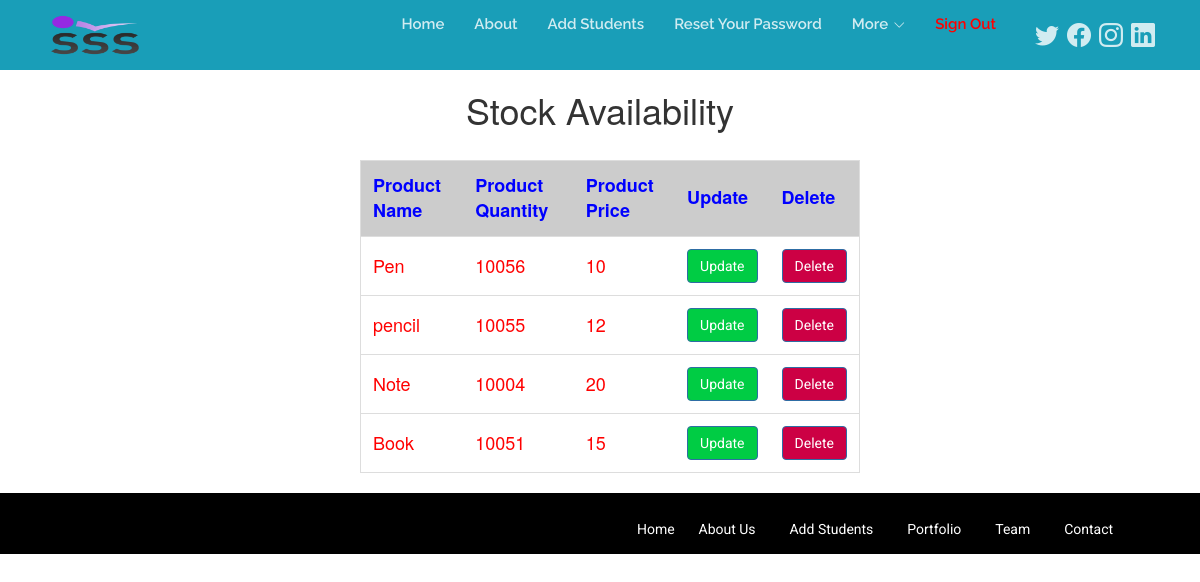
Screenshot of /Admin/stockview.php (signed in) with the database file from the repository.
### tables this page shows
CREATE TABLE `adminstock` (
  `ID` int(11) NOT NULL,
  `product_name` varchar(255) DEFAULT NULL,
  `product_quantity` varchar(25) DEFAULT NULL,
  `product_price` varchar(25) DEFAULT NULL,
  `last_updated_time` timestamp NULL DEFAULT current_timestamp()
);

### Admin/stockview.php (the view, shortened to what this page needs)
<?php
 require_once "config.php";
$result = $pdo->query("SELECT * FROM adminstock ");
include("Navigation.php")
?>
<link rel="stylesheet" href="search.css">
<div align="center">
    <h1 >Stock Availability </h1>
    <table id='myTable' style="width:500px">
    <tr bgcolor='#CCCCCC'><th>Product Name</th><th scope='col'>Product Quantity</th><th>Product Price</th><th>Update</th><th>Delete</th></tr>
    <?php
    while($row = $result->fetch(PDO::FETCH_ASSOC)) {
        echo "<tr>";
        echo "<td>".$row['product_name']."</td>";
        echo "<td>".$row['product_quantity']."</td>";
        echo "<td>".$row['product_price']."</td>";
        echo "<td><button class='btn btn-primary'  style='background-color:#00cc44'><a style='color:white' href=\"stockedit.php?id=$row[ID]\">Update</a></button> </td>";
        echo "<td><button style='background-color:#cc0044' class='btn btn-primary' onClick='myfun()'>Delete</button> </td>";
    }
    ?>
    </div>
    <div>
 <?php include_once("Footer.php") ?>
</div>

### Admin/assets/css/style.css (style rules this page uses)
h1, h2, h3, h4, h5, h6 { font-family: "Raleway", Helvetica, Arial, sans-serif; }
h1 { font-size: 62px; }
a { transition: 0.5s; text-decoration: none; color: #199EB8; }
.btn { background-color: #199EB8; font-family: "Roboto", Helvetica, Arial, sans-serif; font-weight: 800; color: #fff; padding: 15px 45px; border-radius: 50px; }

### Admin/search.css (style rules this page uses)
h1 { padding:20px; }
* { box-sizing: border-box; }
#myTable { border-collapse: collapse; width: 95%; border: 1px solid #ddd; font-size: 18px; margin-left:20px; }
#myTable th { text-align: left; padding: 12px; color:blue; }
#myTable td { text-align: left; padding: 12px; }
#myTable tr { border-bottom: 1px solid #ddd; color:red; }

### rows the page displays
adminstock: product_name "Pen", product_quantity "10056", product_price "10"
adminstock: product_name "pencil", product_quantity "10055", product_price "12"
adminstock: product_name "Note", product_quantity "10004", product_price "20"
adminstock: product_name "Book", product_quantity "10051", product_price "15"
